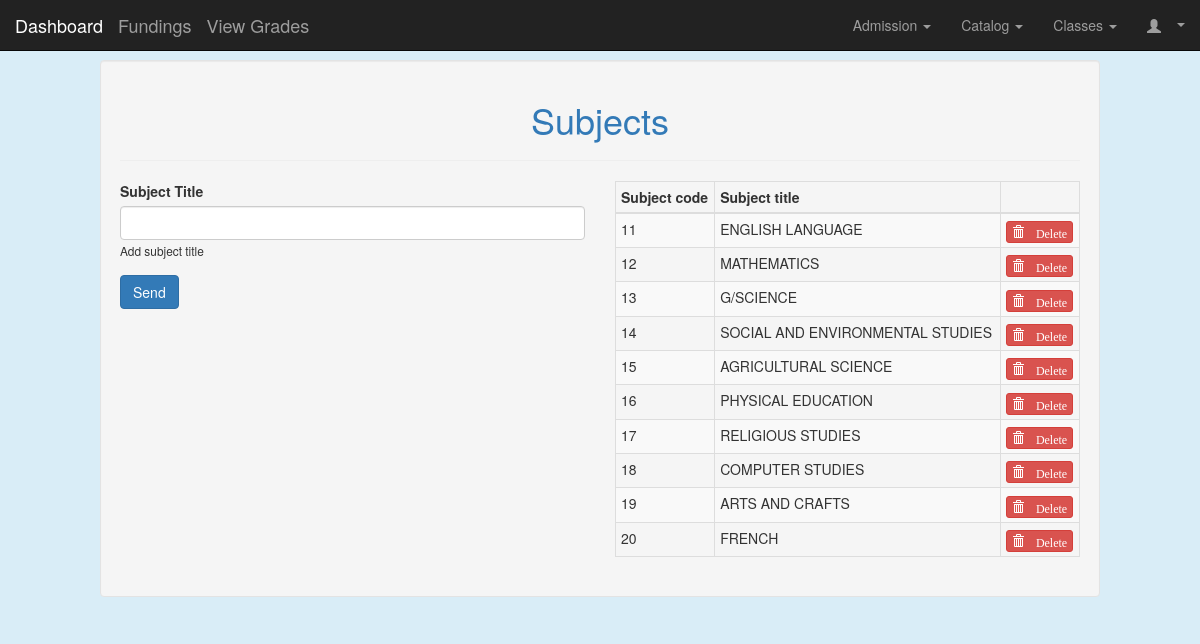
The page /app/components/subject.php (signed in) on the database its author committed.
### tables this page shows
CREATE TABLE `subject_junior` (
  `subj_no` int(11) NOT NULL,
  `subj_name` varchar(100) NOT NULL
);

### app/components/subject.php (the view, shortened to what this page needs)
<?php
require_once $_SERVER['DOCUMENT_ROOT'] . '/schoolApp/core/connection/init.php';
include(ROOT . DS . "app" . DS . "components" . DS . "admin_nav.php");
$subj = $db->query("SELECT * FROM `subject_junior`");
?>
<br><br><br><b></b>
<div class="container-fluid">
    <div class="row">
        <div class="col-xs-10 col-xs-offset-1 col-sm-10 col-md-10 col-md-offset-1 well">
            <h1 class="text-center text-primary">Subjects</h1>
            <hr>
            <div class="row">
                <div class="col-sm-6">
                    <form action="#" method="post">
                        <div class="form-group">
                            <label for="subject">Subject Title</label>
                            <input type="text" name="subject" id="subject" class="form-control">
                            <small>Add subject title</small>
                        </div>
                        <input type="submit" value="Send" class="btn btn-primary">
                </div>
                <div class="col-sm-6">
                    <table class="table table-striped table-hover table-condensed table-bordered">
                        <thead>
                            <th>Subject code</th>
                            <th>Subject title</th>
                            <th></th>
                        </thead>
                        <tbody>
                            <?php while ($subj_list = mysqli_fetch_assoc($subj)) : ?>
                                <tr>
                                    <td><?= $subj_list['subj_no'] ?></td>
                                    <td><?= $subj_list['subj_name'] ?></td>
                                    <td>
                                        <a href="subject.php?del=<?= $subj_list['subj_no'] ?>" class="btn btn-xs btn-danger glyphicon glyphicon-trash"> Delete</a>
                                    </td>
                                </tr>
                            <?php endwhile; ?>
                        </tbody>
                </div>
            </div>
        </div>
    </div>
</div>
<?php require_once(ROOT . DS . "core" . DS . "resource" . DS . "script.php");

### rows shown on the page
subject_junior: subj_no "11", subj_name "ENGLISH LANGUAGE"
subject_junior: subj_no "12", subj_name "MATHEMATICS"
subject_junior: subj_no "13", subj_name "G/SCIENCE"
subject_junior: subj_no "14", subj_name "SOCIAL AND ENVIRONMENTAL STUDIES"
subject_junior: subj_no "15", subj_name "AGRICULTURAL SCIENCE"
subject_junior: subj_no "16", subj_name "PHYSICAL EDUCATION"
subject_junior: subj_no "17", subj_name "RELIGIOUS STUDIES"
subject_junior: subj_no "18", subj_name "COMPUTER STUDIES"
subject_junior: subj_no "19", subj_name "ARTS AND CRAFTS"
subject_junior: subj_no "20", subj_name "FRENCH"
